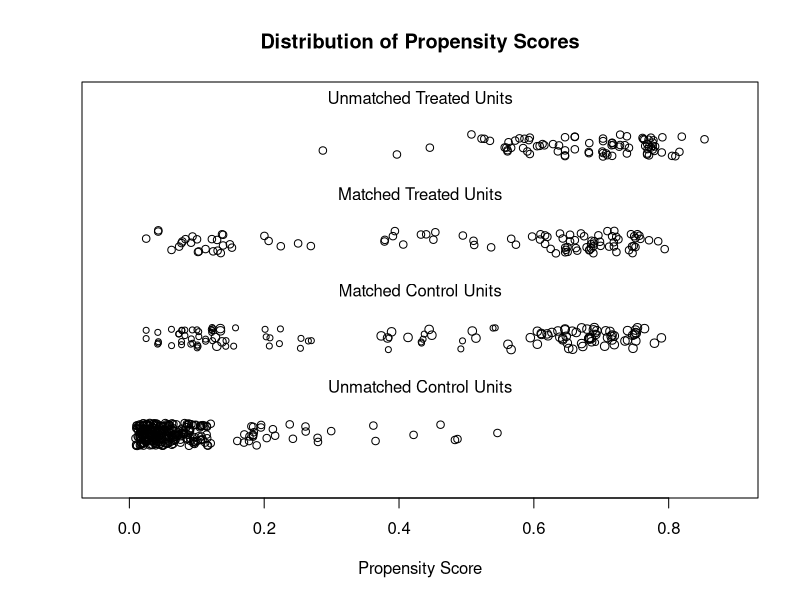
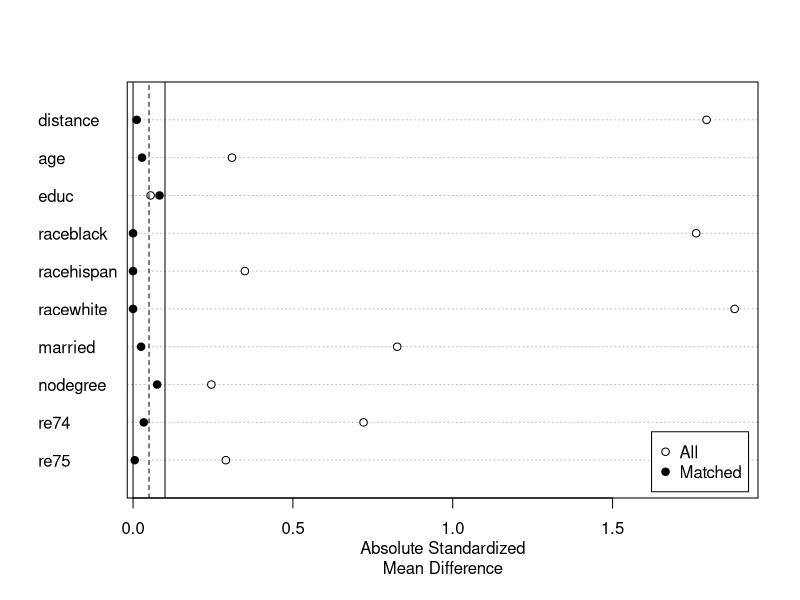

Write the R code that produced these figures, in order.
## ---- chunk 1
knitr::opts_chunk$set(
  collapse = FALSE,
  warning = FALSE,
  message = FALSE,
  tidy = TRUE,
  fig.align='center',
  comment = "#>",
  fig.path = "inst/figures/README-",
  R.options = list(width = 90)
)
## ---- chunk 2
library("MatchIt")
data("lalonde", package = "MatchIt")

#Nearest neighbor PS matching with replacement and a caliper
m.out <- matchit(treat ~ age + educ + race + married + nodegree +
                     re74 + re75, data = lalonde, 
                 ratio = 2, caliper = .025)
## ---- chunk 3
print(m.out)
## ---- chunk 4
#Checking for PS overlap
plot(m.out, type = "jitter", interactive = FALSE)
## ---- chunk 5
#Checking balance before and after matching:
summary(m.out)
## ---- chunk 6
#Plot balance
plot(summary(m.out))
